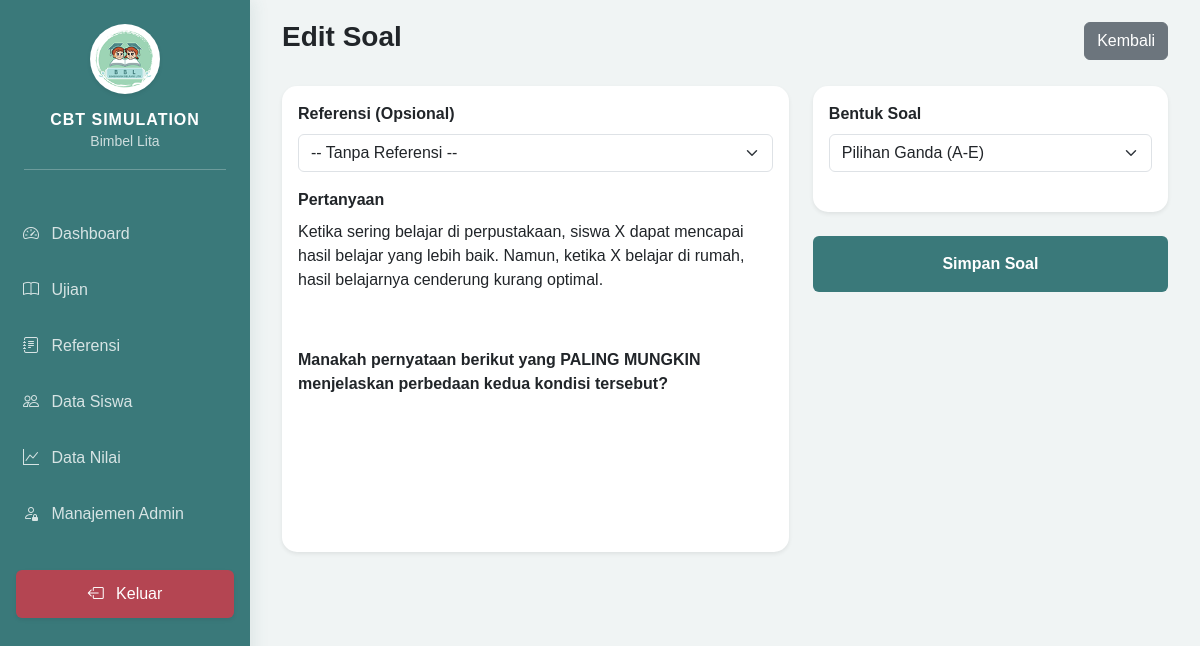
Screenshot of /admin/dashboard.php?page=questions_form&subject_id=12&id=53 (signed in) with the database file from the repository.
### tables this page shows
CREATE TABLE `questions` (
  `id` int NOT NULL,
  `subject_id` int NOT NULL,
  `reference_id` int DEFAULT NULL,
  `question_text` text NOT NULL,
  `created_at` timestamp NULL DEFAULT CURRENT_TIMESTAMP,
  `question_type` enum('pg','bs','multi','isian') NOT NULL,
  `answer_data` json NOT NULL
);

### admin/modules/questions/form.php (the view, shortened to what this page needs)
<?php
require_once '../config/database.php';
$subject_id = $_GET['subject_id'] ?? null;
$id = $_GET['id'] ?? null;
$data = null;
if ($id) {
    $stmt = $pdo->prepare("SELECT * FROM questions WHERE id = ?");
    $stmt->execute([$id]);
    $data = $stmt->fetch();
}
?>
<link href="https://cdn.quilljs.com/1.3.6/quill.snow.css" rel="stylesheet">
<div class="d-flex justify-content-between align-items-center mb-4">
    <h3 class="fw-bold"><?= $id ? 'Edit' : 'Tambah' ?> Soal</h3>
    <a href="dashboard.php?page=questions&subject_id=<?= $subject_id ?>" class="btn btn-secondary">Kembali</a>
</div>
<form action="modules/questions/process.php?action=save" method="POST" id="questionForm">
    <div class="row">
        <div class="col-md-7">
            <div class="card border-0 shadow-sm mb-4">
                <div class="card-body">
                    <div class="mb-3">
                        <label class="form-label fw-bold">Referensi (Opsional)</label>
                        <select name="reference_id" class="form-select">
                            <option value="">-- Tanpa Referensi --</option>
                        </select>
                    </div>
                    <div class="mb-3">
                        <label class="form-label fw-bold">Pertanyaan</label>
                        <div id="editor" style="height: 300px;"><?= $data['question_text'] ?? '' ?></div>
                    </div>
                </div>
            </div>
        </div>
        <div class="col-md-5">
            <div class="card border-0 shadow-sm mb-4">
                <div class="card-body">
                    <div class="mb-4">
                        <label class="form-label fw-bold">Bentuk Soal</label>
                        <select name="question_type" id="question_type" class="form-select" onchange="renderOptions()" required>
                            <option value="pg" <?= ($data['question_type'] ?? '') == 'pg' ? 'selected' : '' ?>>Pilihan Ganda (A-E)</option>
                        </select>
                    </div>
                </div>
            </div>
            <button type="submit" class="btn btn-primary w-100 py-3 fw-bold">Simpan Soal</button>
        </div>
    </div>
</form>

### includes/header.php (style rules this page uses)
:root { --sidebar-width: 250px; --primary-teal: #3a797a; --mint-green: #a2d9c1; --mint-light: #f0fdf4; }
body { background-color: #f0f4f4; font-family: 'Poppins', sans-serif; }
.card { border-radius: 15px; border: none; box-shadow: 0 5px 15px rgba(0,0,0,0.05); }
.btn-primary { background-color: var(--primary-teal); border: none; }

### rows the page displays
questions: question_text "Ketika sering belajar di perpustakaan, siswa X dapat mencapai hasil belajar yang lebih baik. Namun, ketika X belajar di rumah, hasil belajarnya cenderung kurang optimal. Manakah pernyataan berikut yang PALING MUNGKIN menjelaskan perbedaan kedua kondisi tersebut?", question_type "Pilihan Ganda (A-E)"
